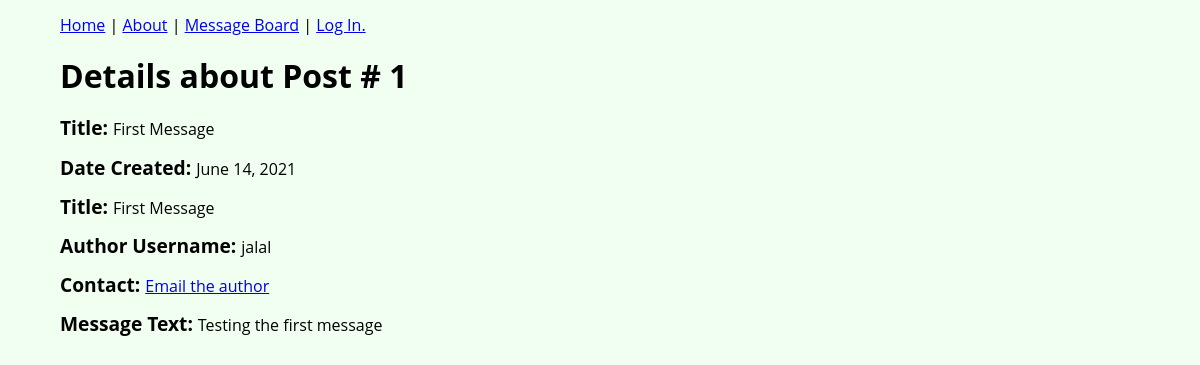
Screenshot of /messages/post/1/ with the database file from the repository.
### posts/models.py (models this page shows, shortened)
class Post(models.Model):
    title = models.CharField(max_length=100, default="No Title")
    text = models.TextField()
    date_created = models.DateField(verbose_name="Date of Message", auto_now_add=True)
    author = models.ForeignKey('auth.User', on_delete=models.CASCADE)

### posts/views.py (the view)
# urls.py: path('post/<int:pk>/', DetailPageView.as_view(), name='post'),
class DetailPageView(DetailView):
    model = Post
    template_name = 'post.html'

### templates/post.html
    {% extends 'base.html' %}
    {% block content %}
	<main class="page-wrapper">
		<h1>Details about Post # {{object.id}}</h1>
		<p>
			<span class="detail-head">Title: </span> {{object.title}}
		</p>
		<p>
			<span class="detail-head">Date Created: </span> {{object.date_created}}
		</p>
		<p>
			<span class="detail-head">Title: </span> {{object.title}}
		</p>
		<p>
			<span class="detail-head">Author Username: </span> {{object.author.username}}
		</p>
		<p>
			<span class="detail-head">Contact: </span> <a href="mailto:{{object.author.email}}">Email the author</a>
		</p>
		<p>
			<span class="detail-head">Message Text: </span> {{object.text}}
		</p>
	</main>
	{% endblock content %}

### static/style.css (style rules this page uses)
html { box-sizing:border-box; }
*, *::before, *::after { box-sizing:inherit; }
body { margin:0; font-family: 'Open Sans', sans-serif; font-weight: normal; font-size: 1em; line-height: 1.2; background-color: honeydew; }
.page-wrapper { margin:0 5%; position:relative; margin-bottom: 2em; }
.detail-head { font-weight: bold; font-size: 1.2em; }

### rows the page displays
Post: id "1", title "First Message", date_created "June 14, 2021", author.username "jalal", text "Testing the first message"
